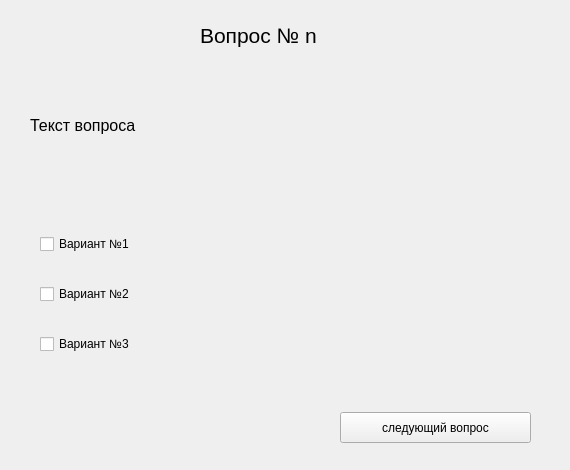
<?xml version="1.0" encoding="UTF-8"?>
<ui version="4.0">
 <class>Form</class>
 <widget class="QWidget" name="Form">
  <property name="geometry">
   <rect>
    <x>0</x>
    <y>0</y>
    <width>570</width>
    <height>470</height>
   </rect>
  </property>
  <property name="windowTitle">
   <string>Form</string>
  </property>
  <widget class="QLabel" name="label">
   <property name="geometry">
    <rect>
     <x>200</x>
     <y>10</y>
     <width>191</width>
     <height>51</height>
    </rect>
   </property>
   <property name="text">
    <string>&lt;html&gt;&lt;head/&gt;&lt;body&gt;&lt;p&gt;&lt;span style=&quot; font-size:16pt;&quot;&gt;Вопрос № n&lt;/span&gt;&lt;/p&gt;&lt;/body&gt;&lt;/html&gt;</string>
   </property>
  </widget>
  <widget class="QLabel" name="label_2">
   <property name="geometry">
    <rect>
     <x>30</x>
     <y>80</y>
     <width>511</width>
     <height>91</height>
    </rect>
   </property>
   <property name="text">
    <string>&lt;html&gt;&lt;head/&gt;&lt;body&gt;&lt;p&gt;&lt;span style=&quot; font-size:12pt;&quot;&gt;Текст вопроса&lt;/span&gt;&lt;/p&gt;&lt;/body&gt;&lt;/html&gt;</string>
   </property>
  </widget>
  <widget class="QWidget" name="verticalLayoutWidget">
   <property name="geometry">
    <rect>
     <x>40</x>
     <y>210</y>
     <width>501</width>
     <height>171</height>
    </rect>
   </property>
   <layout class="QVBoxLayout" name="verticalLayout">
    <item>
     <widget class="QCheckBox" name="checkBox">
      <property name="text">
       <string>Вариант №1</string>
      </property>
     </widget>
    </item>
    <item>
     <widget class="QCheckBox" name="checkBox_2">
      <property name="text">
       <string>Вариант №2</string>
      </property>
     </widget>
    </item>
    <item>
     <widget class="QCheckBox" name="checkBox_3">
      <property name="text">
       <string>Вариант №3</string>
      </property>
     </widget>
    </item>
   </layout>
  </widget>
  <widget class="QPushButton" name="pushButton">
   <property name="geometry">
    <rect>
     <x>340</x>
     <y>412</y>
     <width>191</width>
     <height>31</height>
    </rect>
   </property>
   <property name="text">
    <string>следующий вопрос</string>
   </property>
  </widget>
 </widget>
 <resources/>
 <connections/>
</ui>
